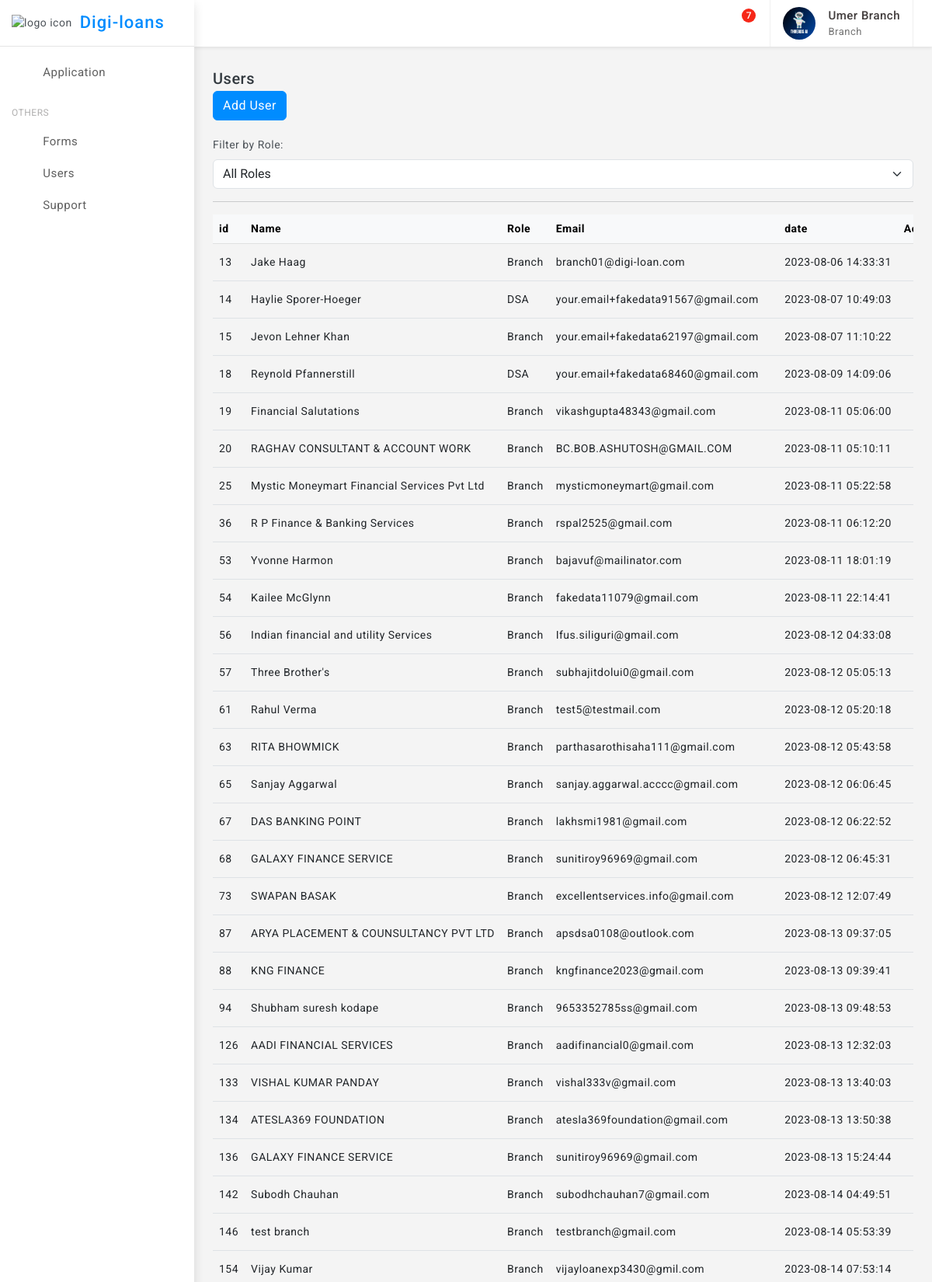
Page /users (signed in, upper part) on the committed database.
### tables this page shows
CREATE TABLE Roles (
                role_id INTEGER PRIMARY KEY,
                role_name TEXT NOT NULL,
                created_time TIMESTAMP DEFAULT CURRENT_TIMESTAMP,
                updated_time TIMESTAMP DEFAULT CURRENT_TIMESTAMP
            );

CREATE TABLE "Users" (
	"user_id"	INTEGER,
	"email"	TEXT NOT NULL,
	"password"	TEXT NOT NULL,
	"role_id"	INTEGER,
	"full_name"	TEXT,
	"date_of_birth"	TEXT,
	"address"	TEXT,
	"phone_number"	TEXT,
	"created_time"	TIMESTAMP DEFAULT CURRENT_TIMESTAMP,
	"updated_time"	TIMESTAMP DEFAULT CURRENT_TIMESTAMP,
	"approved"	INTEGER,
	"createdBy"	INTEGER,
	"branchBy"	INTEGER,
	PRIMARY KEY("user_id"),
	FOREIGN KEY("branchBy") REFERENCES "Users"("user_id")
);

### flask_app.py (the view, shortened to what this page needs)
@app.route('/users')
def admin_users():
    user_id=session["user"][0]
    role_id=session["role"][0]
    if(role_id==1):
        users = get_users_super_admin()
    elif (role_id==3):
        users=get_branch_users_branchdBy(user_id)
    final_users = [tuple(user) + (get_role(user[3])[1],get_user_image(user[0],),user_documentdb.get_user_document_by_id(user[0]),disabledb.get_disabled_user(user[0])) for user in users]
    return render_template("users_list.html",users=final_users,get_user=get_user)

### databse/db_service.py (called while the page is built)
def connect_db():
    return sqlite3.connect('databse/digi_loans.db')

def get_role(role_id):
    conn = connect_db()
    cursor = conn.cursor()
    try:
        cursor.execute('SELECT * FROM Roles WHERE role_id = ?', (role_id,))
        role = cursor.fetchone()
        conn.close()
        return role
    except sqlite3.Error as e:
        print("Error getting role:", e)
        conn.close()
        return None

def get_user_image(user_id):
    try:
        conn = connect_db()
        cursor = conn.cursor()
        cursor.execute('SELECT * FROM UserProfile WHERE user_id = ?', (user_id,))
        result = cursor.fetchone()  # Fetch one row, assuming you want to retrieve a single user's image data
        conn.commit()
        print("got image result for ",user_id," : ",result)
        return result  # Return the fetched result
    except sqlite3.Error as e:
        print("Error get_user_image:", e)
        if conn:
            conn.rollback()
        return None  # Return None to indicate an error

def get_branch_users_branchdBy(branch_id):
    conn = connect_db()
    cursor = conn.cursor()
    try:
        cursor.execute('''
            SELECT * FROM Users WHERE role_id > 2 AND branchBy = ?
        ''', (branch_id,))
        users = cursor.fetchall()
        conn.close()
        return users
    except sqlite3.Error as e:
        print("Error get_branch_users_branchdBy :", e)
        conn.close()
        return None

### databse/disabled_manage.py (called while the page is built)
def get_disabled_user(user_id):
    connection = db.connect_db()
    try:
        with connection:
            cursor = connection.cursor()
            cursor.execute("SELECT disabled FROM disabled_user WHERE user_id = ?", (user_id,))
            user_disabled = cursor.fetchone()
            if user_disabled is not None:
                return user_disabled[0]  # Return the value of the "disabled" column
            else:
                return False  # User is not found
    finally:
        connection.close()

### databse/user_document.py (called while the page is built)
def get_user_document_by_id(user_id):
    connection = db.connect_db()
    cursor = connection.cursor()
    try:
        cursor.execute("SELECT * FROM UserDocument WHERE user_id=?", (user_id,))
        return cursor.fetchone()
    except Exception as e:
        print("Error retrieving user document:", e)
    finally:
        connection.close()

### templates/users_list.html (shortened to what this page needs)
{% extends 'base.html' %}
{% block content %}
<div class="page-wrapper">
    <div class="page-content">
        <div class="card-body">
            <div class="d-flex align-items-center">
                <div>
                    <h5 class="mb-0">Users</h5>
                </div>
                <div class="font-22 ms-auto"><i class="bx bx-dots-horizontal-rounded"></i></div>
            </div>
            <div class="ms-auto">
                <div class="btn-group">
                    <a href="{{url_for('adduser')}}" class="btn btn-primary">Add User</a>
                </div>
            </div><br>
            <div class="ms-auto">
                <label for="roleFilter" class="form-label">Filter by Role:</label>
                <select id="roleFilter" class="form-select">
                    <option value="">All Roles</option>
                </select>
            </div>
            <hr>
            <div class="table-responsive">
                <table class="table align-middle mb-0">
                    <thead class="table-light">
                        <tr>
                            <th>id</th>
                            <th>Name</th>
                            <th>Role</th>
                            <th>Email</th>
                            <th>date</th>
                            <th>Action</th>
                        </tr>
                    </thead>
                    <tbody>
                        {% for user in users %}
                        <tr class="user-row">
                            <td>{{ user[0] }}</td>
                            <td>{{ user[4] }}</td>
                            <td class="role-cell">{{ user[13] }}</td>
                            <td>{{ user[1] }}</td>
                            <td>{{ user[8] }}</td>
                            <td>
                        </tr>
                        {% endfor %}
                    </tbody>
                </table>
            </div>
        </div>
    </div>
</div>
{% endblock %}

### templates/base.html (shortened to what this page needs)
<!doctype html>
<html lang="en">
<head>
	<link href="{{ url_for('static', filename='assets/plugins/vectormap/jquery-jvectormap-2.0.2.css') }}" rel="stylesheet"/>
	<link href="{{ url_for('static', filename='assets/plugins/simplebar/css/simplebar.css') }}" rel="stylesheet" />
	<link href="{{ url_for('static', filename='assets/plugins/perfect-scrollbar/css/perfect-scrollbar.css') }}" rel="stylesheet" />
	<link href="{{ url_for('static', filename='assets/plugins/metismenu/css/metisMenu.min.css') }}" rel="stylesheet"/>
	<link href="{{ url_for('static', filename='assets/plugins/datatable/css/dataTables.bootstrap5.min.css') }}" rel="stylesheet" />
	<link href="{{ url_for('static', filename='assets/css/pace.min.css') }}" rel="stylesheet"/>
	<link href="{{ url_for('static', filename='assets/css/bootstrap.min.css') }}" rel="stylesheet">
	<link href="{{ url_for('static', filename='assets/css/bootstrap-extended.css') }}" rel="stylesheet">
	<link href="{{ url_for('static', filename='assets/css/app.css') }}" rel="stylesheet">
	<link href="{{ url_for('static', filename='assets/css/icons.css') }}" rel="stylesheet">
	<link rel="stylesheet" href="{{ url_for('static', filename='assets/css/dark-theme.css') }}"/>
	<link rel="stylesheet" href="{{ url_for('static', filename='assets/css/semi-dark.css') }}"/>
	<link rel="stylesheet" href="{{ url_for('static', filename='assets/css/header-colors.css') }}"/>
</head>
<body>
	<div class="wrapper">
		<div class="sidebar-wrapper" data-simplebar="true">
			<div class="sidebar-header">
				<div>
					<img src="{{ url_for('static', filename='assets/images/logo-icon.png') }}" class="logo-icon" alt="logo icon">
				</div>
				<div>
					<h4 class="logo-text">Digi-loans</h4>
				</div>
				<div class="toggle-icon ms-auto"><i class='bx bx-arrow-back'></i>
				</div>
			 </div>
			<ul class="metismenu" id="menu">
				<li>
					<a href="{{ url_for('all_applications') }}" >
						<div class="parent-icon"><i class="bx bx-category"></i>
						</div>
						<div class="menu-title">Application</div>
					</a>
				</li>
				<li class="menu-label">Others</li>
				<li>
					<a href="{{ url_for('admin_forms') }}" >
						<div class="parent-icon"><i class='bx bx-cookie'></i>
						</div>
						<div class="menu-title">Forms</div>
					</a>
				</li>
				<li>
					<a href="{{ url_for('admin_users') }}" >
						<div class="parent-icon"><i class='bx bx-user'></i>
						</div>
						<div class="menu-title">Users</div>
					</a>
				</li>
				<li>
					<a href="http://digi-loans.com/" target="_blank">
						<div class="parent-icon"><i class="bx bx-support"></i>
						</div>
						<div class="menu-title">Support</div>
					</a>
				</li>
			</ul>
		</div>
		<header>
			<div class="topbar d-flex align-items-center">
				<nav class="navbar navbar-expand gap-3">
					  <div class="top-menu ms-auto">
						<ul class="navbar-nav align-items-center gap-1">
							<li class="nav-item dark-mode d-none d-sm-flex">
								<a class="nav-link dark-mode-icon" href="javascript:;"><i class='bx bx-moon'></i>
								</a>
							</li>
							<li class="nav-item dropdown dropdown-large">
								<a class="nav-link dropdown-toggle dropdown-toggle-nocaret position-relative" href="#" data-bs-toggle="dropdown"><span class="alert-count">7</span>
									<i class='bx bx-bell'></i>
								</a>
							</li>
						</ul>
					</div>
					<div class="user-box dropdown px-3">
						<a class="d-flex align-items-center nav-link dropdown-toggle gap-3 dropdown-toggle-nocaret" href="#" role="button" data-bs-toggle="dropdown" aria-expanded="false">
							{% if session['image'] %}
							<img src="{{ url_for('static', filename=session['image'][2]) }}" class="user-img" alt="user avatar">
							{% endif %}
							<div class="user-info">
								<p class="user-name mb-0">{{session['user'][4]}}</p>
								<p class="designattion mb-0">{{session['role'][1]}}</p>
							</div>
						</a>
					</div>
				</nav>
			</div>
		</header>
		{% block content %}{% endblock %}
	</div>
</body>
</html>

### static/assets/css/app.css (style rules this page uses)
body { font-size: 14px; color: #4c5258; letter-spacing: .5px; background: #f4f4f4; overflow-x: hidden; font-family: Roboto, sans-serif }
a { text-decoration: none }
.wrapper { width: 100%; position: relative }
.sidebar-wrapper { width: 250px; height: 100%; position: fixed; top: 0; bottom: 0; left: 0; background: #fff; border-right: 0 solid #e4e4e4; z-index: 11; box-shadow: 0 .3rem .8rem rgba(0, 0, 0, .12); transition: all .2s ease-out }
.sidebar-header { width: 250px; height: 60px; display: flex; align-items: center; position: fixed; top: 0; bottom: 0; padding: 0 15px; z-index: 5; background: #fff; background-clip: padding-box; border-bottom: 1px solid #e4e4e4 }
.logo-icon { width: 30px }
.logo-text { font-size: 22px; margin-left: 10px; margin-bottom: 0; letter-spacing: 1px; color: #008cff; }
.toggle-icon { font-size: 22px; cursor: pointer; color: #008cff }
.topbar { position: fixed; top: 0; left: 250px; right: 0; height: 60px; background: #fff; border-bottom: 1px solid rgb(228 228 228 / 0%); z-index: 10; -webkit-box-shadow: 0 .125rem .25rem rgba(0, 0, 0, .075); box-shadow: 0 .125rem .25rem rgba(0, 0, 0, .075); }
.topbar .navbar { width: 100%; height: 60px; padding-left: 1.5rem; padding-right: 1.5rem; }
.page-wrapper { height: 100%; margin-top: 60px; margin-bottom: 30px; margin-left: 250px }
.page-content { padding: 1.5rem 1.5rem 0.7rem 1.5rem }
.sidebar-wrapper ul { padding: 0; margin: 0; list-style: none; background: 0 0 }
.sidebar-wrapper .metismenu { background: 0 0; display: -webkit-box; display: -ms-flexbox; display: flex; padding: 10px; margin-top: 60px; -webkit-box-orient: vertical; -webkit-box-direction: normal; -ms-flex-direction: column; flex-direction: column }
.sidebar-wrapper .metismenu li+li { margin-top: 5px }
.sidebar-wrapper .metismenu li:first-child { margin-top: 5px }
.sidebar-wrapper .metismenu li:last-child { margin-bottom: 5px }
.sidebar-wrapper .metismenu>li { display: -webkit-box; display: -ms-flexbox; display: flex; -webkit-box-orient: vertical; -webkit-box-direction: normal; -ms-flex-direction: column; flex-direction: column; position: relative }
.sidebar-wrapper .metismenu a { position: relative; display: flex; align-items: center; justify-content: left; padding: 6px 16px; font-size: 15px; color: #5f5f5f; outline-width: 0; text-overflow: ellipsis; overflow: hidden; letter-spacing: .5px; border-radius: 0.25rem; transition: all .3s ease-out }
.sidebar-wrapper .metismenu a .parent-icon { font-size: 24px; line-height: 1 }
.sidebar-wrapper .metismenu a .menu-title { margin-left: 10px }
.menu-label { padding: 20px 15px 5px 5px; color: #b0afaf; text-transform: uppercase; font-size: 12px; letter-spacing: .5px }
.font-22 { font-size: 22px }
.topbar .navbar .navbar-nav .nav-item { display: flex; align-items: center; justify-content: center; width: auto; height: 60px; }
.topbar .navbar .navbar-nav .nav-link { color: #212529; font-size: 22px; border-radius: 50%; display: flex; align-items: center; justify-content: center; width: 42px; height: 42px; transition: 0.3s cubic-bezier(0.075, 0.82, 0.165, 1); }
.dropdown-toggle-nocaret:after { display: none }
.alert-count { position: absolute; top: 2px; left: 22px; width: 18px; height: 18px; display: flex; align-items: center; justify-content: center; border-radius: 50%; font-size: 12px; font-weight: 500; color: #fff; background: #f62718 }
.user-img { width: 42px; height: 42px; border-radius: 50%; border: 0 solid #e5e5e5; padding: 0; }
.user-info .user-name { font-size: 15px; font-weight: 500; color: #413c3c }
.user-info .designattion { font-size: 13px; color: #747474 }
.user-box { display: flex; align-items: center; height: 60px; border-left: 1px solid #f0f0f0; border-right: 1px solid #f0f0f0; }
.dropdown-large { position: relative }

### rows in the picture
Roles: role_name "Branch", role_name "Branch" "Branch" "Branch" "Branch" "Branch" "Branch" "Branch" "Branch" "Branch" "Branch" "Branch" "Branch" "Branch" "Branch" "Branch" "Branch" "Branch" "Branch" "Branch" "Branch" "Branch" "Branch" "Branch" "Branch" "Branch" "Branch"
Users: full_name "Jake Haag", email "branch01@digi-loan.com", created_time "2023-08-06 14:33:31"
Users: full_name "Haylie Sporer-Hoeger", email "your.email+fakedata91567@gmail.com", created_time "2023-08-07 10:49:03"
Roles: role_name "DSA" "DSA"
Users: full_name "Jevon Lehner Khan", email "your.email+fakedata62197@gmail.com", created_time "2023-08-07 11:10:22"
Users: full_name "Reynold Pfannerstill", email "your.email+fakedata68460@gmail.com", created_time "2023-08-09 14:09:06"
Users: full_name "Financial Salutations", email "vikashgupta48343@gmail.com", created_time "2023-08-11 05:06:00"
Users: full_name "RAGHAV CONSULTANT & ACCOUNT WORK", email "BC.BOB.ASHUTOSH@GMAIL.COM", created_time "2023-08-11 05:10:11"
Users: full_name "Mystic Moneymart Financial Services Pvt Ltd", email "mysticmoneymart@gmail.com", created_time "2023-08-11 05:22:58"
Users: full_name "R P Finance & Banking Services", email "rspal2525@gmail.com", created_time "2023-08-11 06:12:20"
Users: full_name "Yvonne Harmon", email "bajavuf@mailinator.com", created_time "2023-08-11 18:01:19"
Users: full_name "Kailee McGlynn", email "fakedata11079@gmail.com", created_time "2023-08-11 22:14:41"
Users: full_name "Indian financial and utility Services", email "Ifus.siliguri@gmail.com", created_time "2023-08-12 04:33:08"
Users: full_name "Three Brother's", email "subhajitdolui0@gmail.com", created_time "2023-08-12 05:05:13"
Users: full_name "Rahul Verma", email "test5@testmail.com", created_time "2023-08-12 05:20:18"
Users: full_name "RITA BHOWMICK", email "parthasarothisaha111@gmail.com", created_time "2023-08-12 05:43:58"
Users: full_name "Sanjay Aggarwal", email "sanjay.aggarwal.acccc@gmail.com", created_time "2023-08-12 06:06:45"
Users: full_name "DAS BANKING POINT", email "lakhsmi1981@gmail.com", created_time "2023-08-12 06:22:52"
Users: full_name "GALAXY FINANCE SERVICE", email "sunitiroy96969@gmail.com", created_time "2023-08-12 06:45:31"
Users: full_name "SWAPAN BASAK", email "excellentservices.info@gmail.com", created_time "2023-08-12 12:07:49"
Users: full_name "ARYA PLACEMENT & COUNSULTANCY PVT LTD", email "apsdsa0108@outlook.com", created_time "2023-08-13 09:37:05"
Users: full_name "KNG FINANCE", email "kngfinance2023@gmail.com", created_time "2023-08-13 09:39:41"
Users: full_name "Shubham suresh kodape", email "9653352785ss@gmail.com", created_time "2023-08-13 09:48:53"
Users: full_name "AADI FINANCIAL SERVICES", email "aadifinancial0@gmail.com", created_time "2023-08-13 12:32:03"
Users: full_name "VISHAL KUMAR PANDAY", email "vishal333v@gmail.com", created_time "2023-08-13 13:40:03"
Users: full_name "ATESLA369 FOUNDATION", email "atesla369foundation@gmail.com", created_time "2023-08-13 13:50:38"
Users: full_name "GALAXY FINANCE SERVICE", email "sunitiroy96969@gmail.com", created_time "2023-08-13 15:24:44"
Users: full_name "Subodh Chauhan", email "subodhchauhan7@gmail.com", created_time "2023-08-14 04:49:51"
Users: full_name "test branch", email "testbranch@gmail.com", created_time "2023-08-14 05:53:39"
Users: full_name "Vijay Kumar", email "vijayloanexp3430@gmil.com", created_time "2023-08-14 07:53:14"

### other values in the picture
{{ session['user'][4] }} "Umer Branch"
{{ user[0] }} "13" "14" "15" "18" "19" "20" "25" "36" "53" "54" "56" "57" "61" "63" "65" "67" "68" "73" "87" "88" "94" "126" "133" "134" "136" "142" "146" "154"
